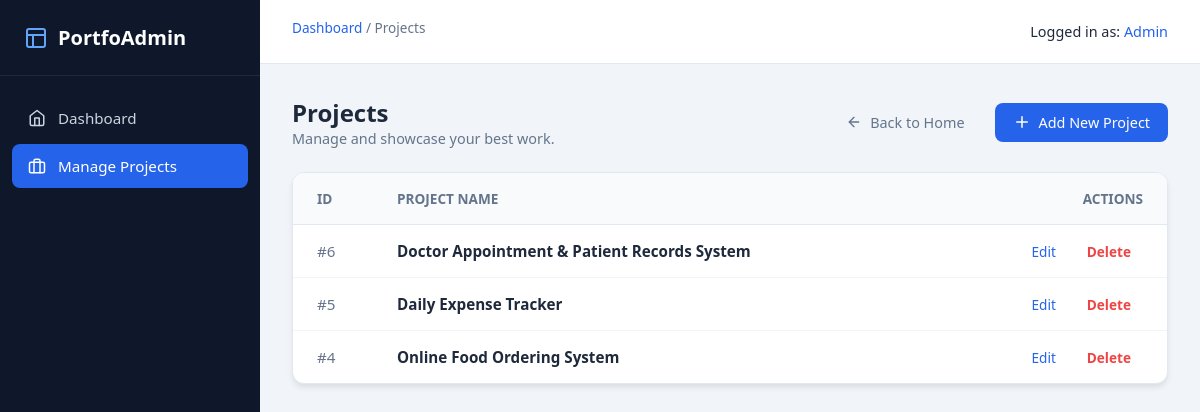
Page /admin/projects.php (signed in) on the committed database.
### tables this page shows
CREATE TABLE IF NOT EXISTS `projects` (
  `id` int NOT NULL AUTO_INCREMENT,
  `project_name` varchar(150) DEFAULT NULL,
  `description` text,
  `technologies` varchar(255) DEFAULT NULL,
  `project_image` varchar(255) DEFAULT NULL,
  `github_link` varchar(255) DEFAULT NULL,
  `live_link` varchar(255) DEFAULT NULL,
  `created_at` timestamp NULL DEFAULT CURRENT_TIMESTAMP,
  PRIMARY KEY (`id`)
);

### admin/projects.php (the view, shortened to what this page needs)
<?php
require "db.php";
$projects = $pdo->query("SELECT * FROM projects ORDER BY id DESC")->fetchAll();
$adminName = $_SESSION['admin_username'] ?? 'Admin';
?>
<!DOCTYPE html>
<html lang="en">
<head>
</head>
<body>
    <aside class="sidebar">
        <div class="sidebar-header">
            PortfoAdmin
        </div>
        <nav class="nav-list">
            <a href="dashboard.php" class="nav-link">
                <svg width="18" height="18" viewBox="0 0 24 24" fill="none" stroke="currentColor" stroke-width="2" stroke-linecap="round" stroke-linejoin="round"><path d="m3 9 9-7 9 7v11a2 2 0 0 1-2 2H5a2 2 0 0 1-2-2z"></path><polyline points="9 22 9 12 15 12 15 22"></polyline></svg>
                Dashboard
            </a>
            <a href="projects.php" class="nav-link active">
                <svg width="18" height="18" viewBox="0 0 24 24" fill="none" stroke="currentColor" stroke-width="2" stroke-linecap="round" stroke-linejoin="round"><rect x="2" y="7" width="20" height="14" rx="2" ry="2"></rect><path d="M16 21V5a2 2 0 0 0-2-2h-4a2 2 0 0 0-2 2v16"></path></svg>
                Manage Projects
            </a>
        </nav>
    </aside>
    <div class="main-content">
        <header>
            <div class="breadcrumb">
                <a href="dashboard.php">Dashboard</a> / Projects
            </div>
            <div style="font-size: 0.9rem; font-weight: 500;">
                Logged in as: <span style="color: var(--primary);"><?= ucfirst($adminName) ?></span>
            </div>
        </header>
        <div class="content-inner">
            <div class="page-header">
                <div>
                    <h1 style="font-size: 1.5rem; font-weight: 700;">Projects</h1>
                    <p style="color: var(--text-muted); font-size: 0.9rem;">Manage and showcase your best work.</p>
                </div>
                <div style="display: flex; gap: 12px;">
                    <a href="dashboard.php" class="btn btn-back">
                        <svg width="16" height="16" viewBox="0 0 24 24" fill="none" stroke="currentColor" stroke-width="2" stroke-linecap="round" stroke-linejoin="round"><line x1="19" y1="12" x2="5" y2="12"></line><polyline points="12 19 5 12 12 5"></polyline></svg>
                        Back to Home
                    </a>
                    <a href="project_add.php" class="btn btn-primary">
                        <svg width="18" height="18" viewBox="0 0 24 24" fill="none" stroke="currentColor" stroke-width="2" stroke-linecap="round" stroke-linejoin="round"><line x1="12" y1="5" x2="12" y2="19"></line><line x1="5" y1="12" x2="19" y2="12"></line></svg>
                        Add New Project
                    </a>
                </div>
            </div>
            <div class="table-container">
                <table>
                    <thead>
                        <tr>
                            <th style="width: 80px;">ID</th>
                            <th>Project Name</th>
                            <th style="text-align: right;">Actions</th>
                        </tr>
                    </thead>
                    <tbody>
                        <?php if(count($projects) > 0): ?>
                            <?php foreach($projects as $p): ?>
                            <tr>
                                <td style="color: var(--text-muted); font-weight: 500;">#<?= $p['id'] ?></td>
                                <td style="font-weight: 600;"><?= htmlspecialchars($p['project_name']) ?></td>
                                <td style="text-align: right;">
                                    <a href="project_edit.php?id=<?= $p['id'] ?>" style="color: var(--primary); font-size: 0.85rem; text-decoration: none; margin-right: 15px;">Edit</a>
                                    <a href="project_delete.php?id=<?= $p['id'] ?>"
                                       class="btn-delete"
                                       onclick="return confirm('Are you sure you want to delete this project?')">
                                        Delete
                                    </a>
                                </td>
                            </tr>
                            <?php endforeach; ?>
                        <?php endif; ?>
                    </tbody>
                </table>
            </div>
        </div>
    </div>
</body>
</html>

### admin/projects.php (style rules this page uses)
:root { --primary: #2563eb; --primary-dark: #1d4ed8; --sidebar-bg: #0f172a; --sidebar-hover: #1e293b; --bg-main: #f1f5f9; --text-main: #1e293b; --text-muted: #64748b; --white: #ffffff; --danger: #ef4444; --success: #10b981; --shadow: 0 4px 6px -1px rgb(0 0 0 / 0.1); --radius: 12px; }
* { box-sizing: border-box; margin: 0; padding: 0; }
body { font-family: 'Segoe UI', Roboto, Helvetica, Arial, sans-serif; background-color: var(--bg-main); color: var(--text-main); display: flex; height: 100vh; overflow: hidden; }
.sidebar { width: 260px; background-color: var(--sidebar-bg); color: #cbd5e1; display: flex; flex-direction: column; }
.sidebar-header { padding: 24px; font-size: 1.25rem; font-weight: bold; color: var(--white); display: flex; align-items: center; gap: 10px; border-bottom: 1px solid var(--sidebar-hover); }
.nav-list { flex: 1; padding: 20px 12px; list-style: none; }
.nav-link { display: flex; align-items: center; gap: 12px; padding: 12px 16px; text-decoration: none; color: inherit; border-radius: 8px; transition: 0.2s; font-size: 0.95rem; margin-bottom: 4px; }
.nav-link.active { background-color: var(--primary); color: var(--white); }
.main-content { flex: 1; display: flex; flex-direction: column; overflow-y: auto; }
header { height: 64px; background: var(--white); border-bottom: 1px solid #e2e8f0; display: flex; align-items: center; justify-content: space-between; padding: 0 32px; }
.content-inner { padding: 32px; max-width: 1100px; width: 100%; margin: 0 auto; }
.page-header { display: flex; justify-content: space-between; align-items: center; margin-bottom: 24px; }
.btn { padding: 10px 18px; border-radius: 8px; text-decoration: none; font-weight: 500; font-size: 0.9rem; display: inline-flex; align-items: center; gap: 8px; transition: 0.2s; border: none; cursor: pointer; }
.btn-primary { background: var(--primary); color: white; }
.btn-back { color: var(--text-muted); }
.table-container { background: var(--white); border-radius: var(--radius); box-shadow: var(--shadow); overflow: hidden; border: 1px solid #e2e8f0; }
table { width: 100%; border-collapse: collapse; text-align: left; }
th { background: #f8fafc; padding: 16px 24px; font-size: 0.85rem; font-weight: 600; text-transform: uppercase; color: var(--text-muted); border-bottom: 1px solid #e2e8f0; }
td { padding: 16px 24px; border-bottom: 1px solid #f1f5f9; font-size: 0.95rem; }
tr:last-child td { border-bottom: none; }
.btn-delete { color: var(--danger); font-weight: 600; text-decoration: none; font-size: 0.85rem; padding: 6px 12px; border-radius: 6px; }
.breadcrumb { font-size: 0.85rem; color: var(--text-muted); margin-bottom: 8px; }
.breadcrumb a { color: var(--primary); text-decoration: none; }

### rows in the picture
projects: id "6", project_name "Doctor Appointment & Patient Records System"
projects: id "5", project_name "Daily Expense Tracker"
projects: id "4", project_name "Online Food Ordering System"

### other values in the picture
$adminName "Admin"
